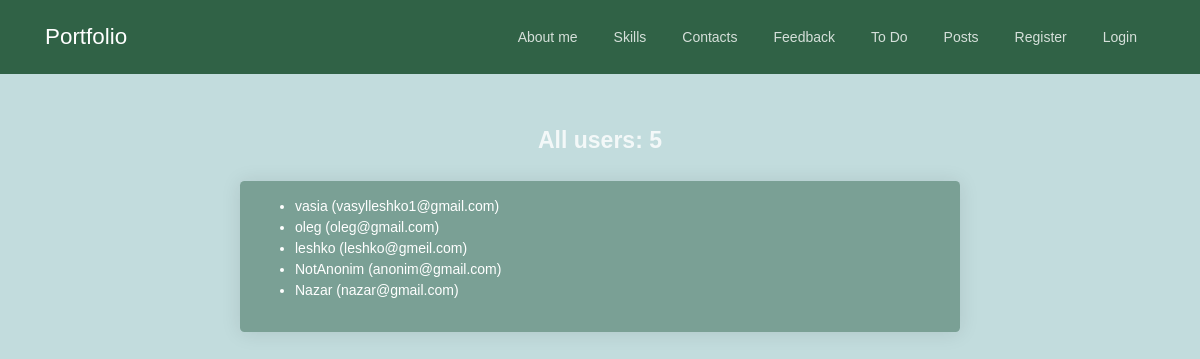
Screenshot of /users with the database file from the repository.
### app/auth/models.py (models this page shows, shortened)
class User(db.Model, UserMixin):
    id = db.Column(db.Integer, primary_key=True)
    username = db.Column(db.String(20), unique=True, nullable=False)
    email = db.Column(db.String(120), unique=True, nullable=False)
    image_file = db.Column(db.String(20), nullable=False, default='default.jpg')
    password_hash = db.Column(db.String(128))
    last_seen = db.Column(db.DateTime, default=datetime.datetime.now)
    about_me = db.Column(db.String(240))

### app/users/views.py (the view)
@users_blueprint.route('/users')
def users():
    users = User.query.all()
    total_users = len(users)
    return render_template('users.html', users=users, total_users=total_users)

### app/users/templates/users/users.html (shortened to what this page needs)
{% extends "base.html" %}
{% block body %}
<div style="text-align: center; padding-top: 20px;">
    <h3 class="title">All users: {{ total_users }}</h3>
</div>
<div class="card custom-card-color mx-auto" style="max-width: 60%;">
    <div class="card-body">
        {% if users %}
        <ul>
            {% for user in users %}
                <li>{{ user.username }} ({{ user.email }})</li>
            {% endfor %}
        </ul>
        {% else %}
        <div style="text-align: center; padding-top: 20px;">
            <h3 class="title">There are currently no registered users.</h3>
        </div>
        {% endif %}
    </div>
</div>
{% endblock %}

### app/static/css/style.css (style rules this page uses)
body { background-color: #c2dcdd; }
.custom-card-color { background-color: #7AA095; }

### rows the page displays
User: username "vasia", email "vasylleshko1@gmail.com"
User: username "oleg", email "oleg@gmail.com"
User: username "leshko", email "leshko@gmeil.com"
User: username "NotAnonim", email "anonim@gmail.com"
User: username "Nazar", email "nazar@gmail.com"

### other values shown
{{ name }} "About me" "Skills" "Contacts" "Feedback" "To Do" "Posts" "Register" "Login"
{{ total_users }} "5"
